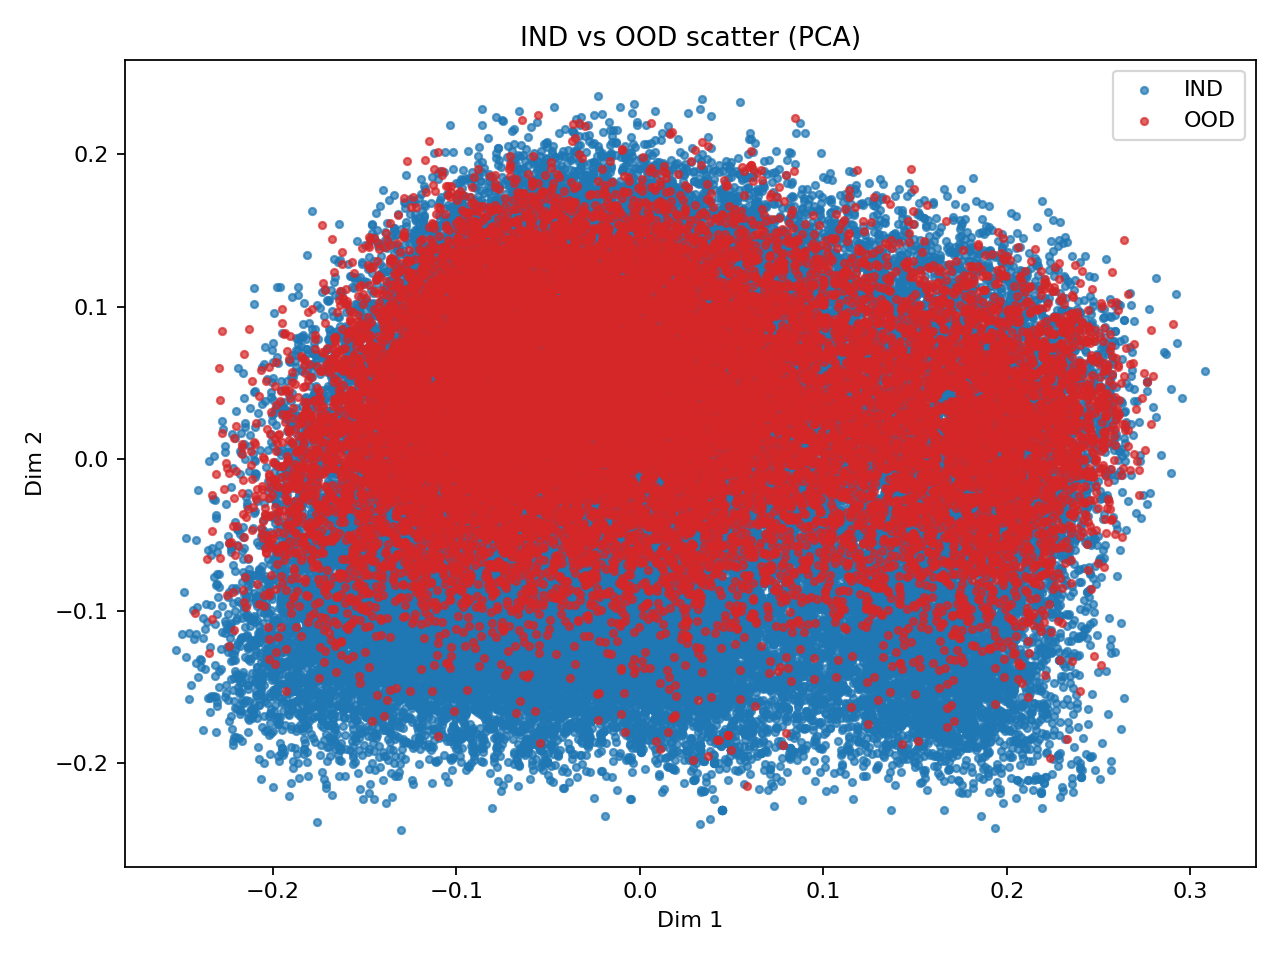

Reproduce this figure in Python.
from pathlib import Path
import numpy as np
import matplotlib.pyplot as plt

# 0) 아티팩트 경로 자동 탐색
CAND = [Path("src/artifacts"), Path("artifacts")]
ART = next((c.resolve() for c in CAND if (c/"embeddings_train_X.npy").exists()), None)
if ART is None:
    raise FileNotFoundError(
        "embeddings_* 파일을 찾을 수 없습니다. 다음 폴더 중 하나에 두세요:\n"
        " - src/artifacts\n - artifacts\n"
        "필수 파일: embeddings_train_X.npy, embeddings_ood_X.npy"
    )
print("Using artifacts at:", ART)

# 1) 데이터 로드
X_ind = np.load(ART/"embeddings_train_X.npy")   # (N_ind, D)
X_ood = np.load(ART/"embeddings_ood_X.npy")     # (N_ood, D)

# 2) PCA 2D 투영
X_all = np.vstack([X_ind, X_ood])
Xc = X_all - X_all.mean(0, keepdims=True)
_, _, Vt = np.linalg.svd(Xc, full_matrices=False)
Z = Xc @ Vt[:2].T
Z_ind, Z_ood = Z[:len(X_ind)], Z[len(X_ind):]

# 3) 산점도
plt.figure(figsize=(8, 6))
plt.scatter(Z_ind[:,0], Z_ind[:,1], s=10, alpha=0.7, label="IND", c="#1f77b4")
plt.scatter(Z_ood[:,0], Z_ood[:,1], s=10, alpha=0.7, label="OOD", c="#d62728")
plt.title("IND vs OOD scatter (PCA)")
plt.xlabel("Dim 1"); plt.ylabel("Dim 2")
plt.legend(); plt.tight_layout()

out = ART / "scatter.png"
plt.savefig(out, dpi=160)
print("저장:", out)